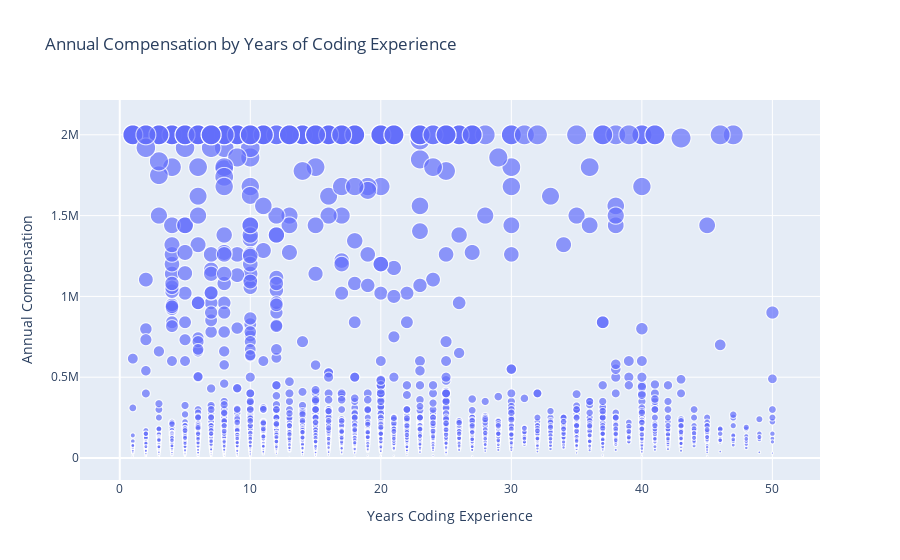

Source (notebook cell):
### Code cell
#Using plotly, let's visualize years of professional coding experience against comp (age being a poor proxy here)
fig = px.scatter(df, x='YearsCode', y="ConvertedComp", 
                 size='ConvertedComp', hover_data=['ConvertedComp'],
                 labels={
                     "YearsCode": "Years Coding Experience",
                     "ConvertedComp": "Annual Compensation",
                       },
                title="Annual Compensation by Years of Coding Experience"
                )
fig.show()

### Figure 1 — Plotly figure (JSON) as saved in the notebook; plotly's stock layout.template omitted (floating-point values rounded to 4 significant figures; data arrays with more than 128 entries replaced by an {"elided": "..."} marker saying what was removed)
{"data": [{"customdata": {"elided": "7204x1 int values"}, "hovertemplate": "Years Coding Experience=%{x}<br>Annual Compensation=%{customdata[0]}<extra></extra>", "legendgroup": "", "marker": {"color": "#636efa", "size": {"elided": "7204 int values"}, "sizemode": "area", "sizeref": 5000, "symbol": "circle"}, "mode": "markers", "name": "", "showlegend": false, "type": "scattergl", "x": {"elided": "7204 str values"}, "xaxis": "x", "y": {"elided": "7204 int values"}, "yaxis": "y"}], "layout": {"legend": {"itemsizing": "constant", "tracegroupgap": 0}, "title": {"text": "Annual Compensation by Years of Coding Experience"}, "xaxis": {"anchor": "y", "domain": [0, 1], "title": {"text": "Years Coding Experience"}}, "yaxis": {"anchor": "x", "domain": [0, 1], "title": {"text": "Annual Compensation"}}}}
